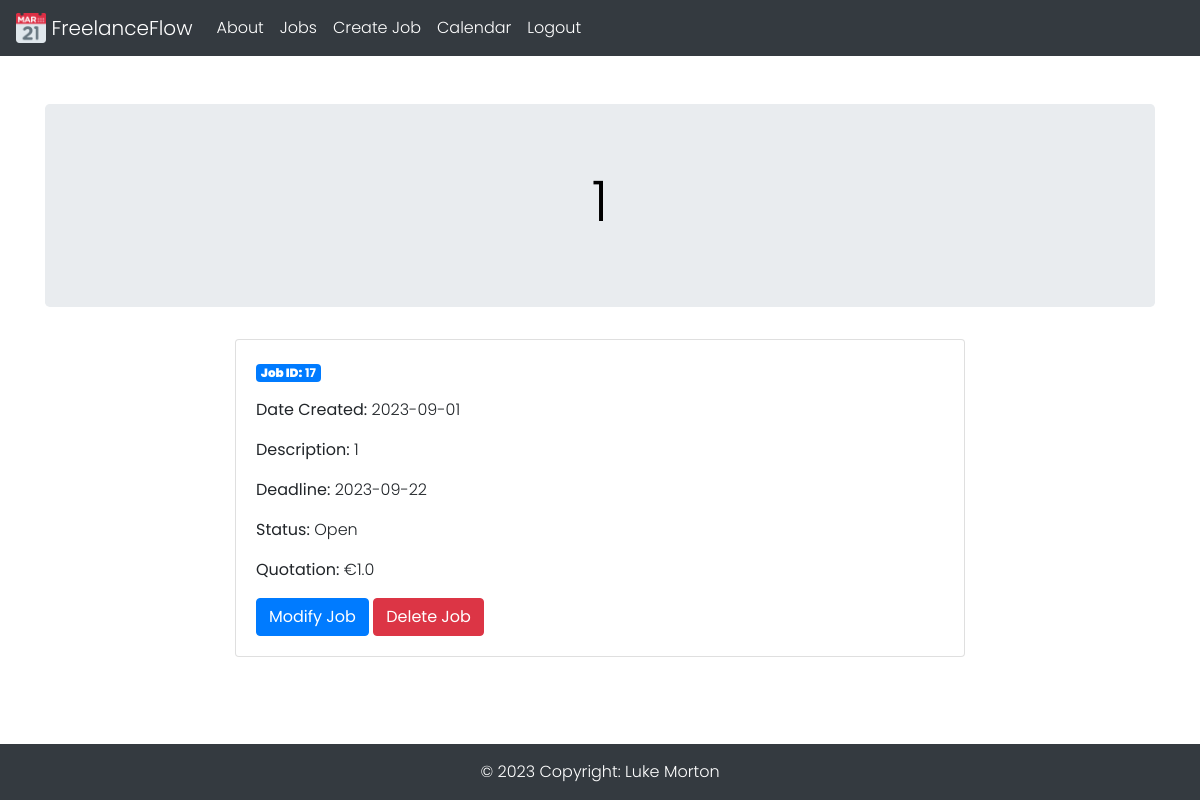
The page /17 (signed in) on the database its author committed.
### tables this page shows
CREATE TABLE Jobs (
    jobid INTEGER PRIMARY KEY AUTOINCREMENT,
    title TEXT NOT NULL,
    description TEXT NOT NULL,
    datecreated TEXT NOT NULL,
    deadline TEXT NOT NULL,
    status TEXT NOT NULL,
    quotation REAL NOT NULL,
    createdby INTEGER,
    FOREIGN KEY (createdby) REFERENCES Users(userid)
);

### application.py (the view)
@app.route('/<int:job_id>')
@login_required
def job(job_id):
    job = get_job(job_id)
    return render_template('job.html', job=job)

### application.py (called while the page is built)
def database_connection():
    conn = sqlite3.connect('freelanceflow.db')
    conn.row_factory = sqlite3.Row
    return conn

@login_manager.user_loader
def load_user(user_id):
    conn = database_connection()
    user_data = conn.execute('SELECT * FROM Users WHERE userid = ?', (user_id,)).fetchone()
    conn.close()
    if user_data is None:
        return None
    user = User(user_data['userid'], user_data['emailaddress'], user_data['password'], user_data['firstname'], user_data['lastname'], user_data['username'], user_data['accounttype'])
    return user

def get_job(job_id):
    conn = database_connection()
    job = conn.execute('SELECT * FROM Jobs WHERE jobid = ?', (job_id,)).fetchone()
    conn.close()
    if job is None:
        abort(404)
    return job

### templates/job.html (shortened to what this page needs)
{% extends 'base.html' %}
{% block jumbotron_title %} {{ job['title'] }} {% endblock %}
{% block content %}
    <div class="container">
        <div class="row justify-content-center">
            <div class="col-md-8">
                <div class="card">
                    <div class="card-body">
                        <p class="badge badge-primary"><strong>Job ID:</strong> {{ job['jobid'] }}</p>
                        <p class="card-text"><strong>Date Created:</strong> {{ job['datecreated'] }}</p>
                        <p class="card-text"><strong>Description:</strong> {{ job['description'] }}</p>
                        <p class="card-text"><strong>Deadline:</strong> {{ job['deadline'] }}</p>
                        <p class="card-text"><strong>Status:</strong> {{ job['status'] }}</p>
                        <p class="card-text"><strong>Quotation:</strong> €{{ job['quotation'] }}</p>
                        <a href="{{ url_for('modifyjob', job_id=job['jobid']) }}" class="btn btn-primary">Modify Job</a>
                        <a href="{{ url_for('deletejob', job_id=job['jobid']) }}" class="btn btn-danger" onclick="return confirm('Are you sure you want to delete this job?')">Delete Job</a>
                    </div>
                </div>
            </div>
        </div>
    </div>
{% endblock %}

### static/css/style.css (style rules this page uses)
* { margin: 0 }
html, body { width: 100%; }
body { background-color: rgb(255, 255, 255); font-family: 'Poppins', sans-serif; font-weight: 300; padding-bottom: 120px; }

### rows shown on the page
Jobs: title "1", jobid "17", datecreated "2023-09-01", description "1", deadline "2023-09-22", status "Open", quotation "1.0"
